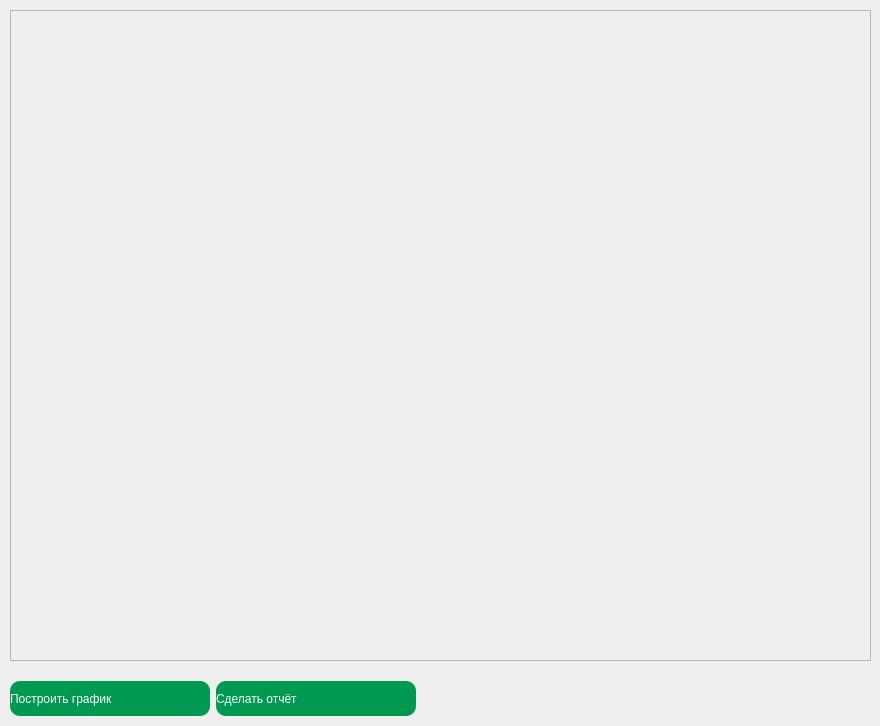
                                    <widget class="QWidget" name="money_page">
                                        <widget class="QFrame" name="frame_graphics">
                                            <property name="geometry">
                                                <rect>
                                                    <x>10</x>
                                                    <y>10</y>
                                                    <width>861</width>
                                                    <height>651</height>
                                                </rect>
                                            </property>
                                            <property name="frameShape">
                                                <enum>QFrame::StyledPanel</enum>
                                            </property>
                                            <property name="frameShadow">
                                                <enum>QFrame::Raised</enum>
                                            </property>
                                        </widget>
                                        <widget class="QWidget" name="layoutWidget">
                                            <property name="geometry">
                                                <rect>
                                                    <x>10</x>
                                                    <y>680</y>
                                                    <width>861</width>
                                                    <height>37</height>
                                                </rect>
                                            </property>
                                            <layout class="QHBoxLayout" name="horizontalLayout_9">
                                                <item>
                                                    <widget class="QPushButton" name="pushButton_graph">
                                                        <property name="minimumSize">
                                                            <size>
                                                                <width>200</width>
                                                                <height>35</height>
                                                            </size>
                                                        </property>
                                                        <property name="styleSheet">
                                                            <string notr="true">
                                                                QPushButton{
                                                                color: white;
                                                                text-align:left;
                                                                background-color: rgb(0, 153, 81);
                                                                height: 30px;
                                                                border:none;
                                                                border-radius: 10px;
                                                                border-bottom-radius: 10px;
                                                                }
                                                            </string>
                                                        </property>
                                                        <property name="text">
                                                            <string>Построить график</string>
                                                        </property>
                                                    </widget>
                                                </item>
                                                <item>
                                                    <widget class="QPushButton" name="pushButton_report_2">
                                                        <property name="minimumSize">
                                                            <size>
                                                                <width>200</width>
                                                                <height>35</height>
                                                            </size>
                                                        </property>
                                                        <property name="styleSheet">
                                                            <string notr="true">
                                                                QPushButton{
                                                                color: white;
                                                                text-align:left;
                                                                background-color: rgb(0, 153, 81);
                                                                height: 30px;
                                                                border:none;
                                                                border-radius: 10px;
                                                                border-bottom-radius: 10px;
                                                                }
                                                            </string>
                                                        </property>
                                                        <property name="text">
                                                            <string>Сделать отчёт</string>
                                                        </property>
                                                    </widget>
                                                </item>
                                                <item>
                                                    <spacer name="horizontalSpacer_6">
                                                        <property name="orientation">
                                                            <enum>Qt::Horizontal</enum>
                                                        </property>
                                                        <property name="sizeHint" stdset="0">
                                                            <size>
                                                                <width>40</width>
                                                                <height>20</height>
                                                            </size>
                                                        </property>
                                                    </spacer>
                                                </item>
                                            </layout>
                                        </widget>
                                    </widget>
